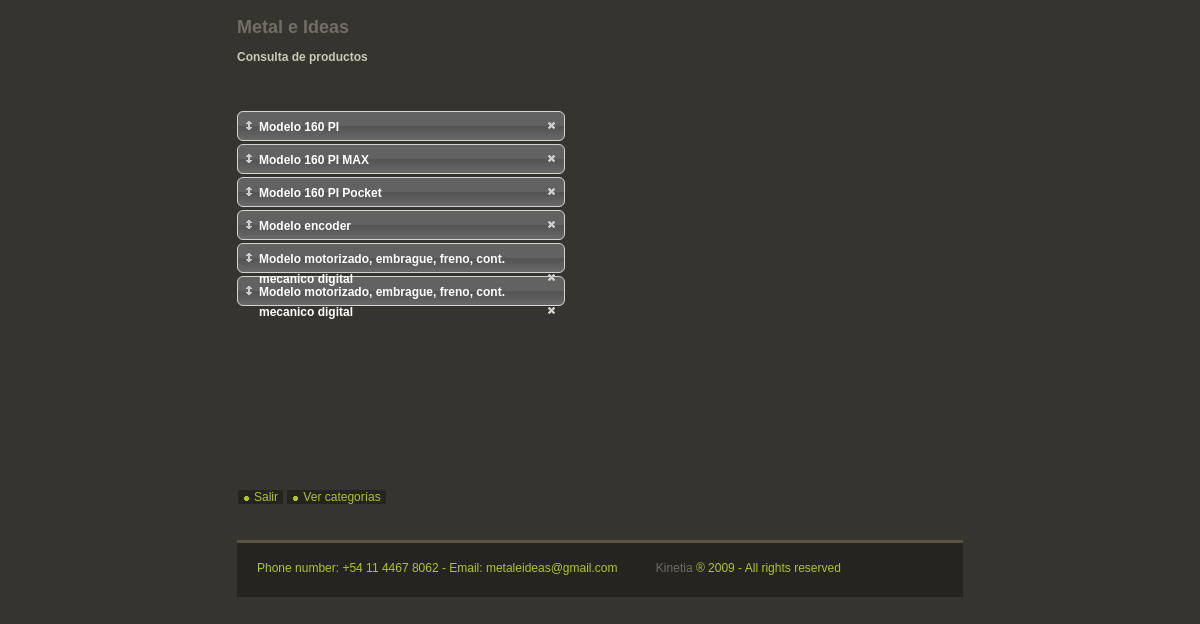
Screenshot of /producto_consulta.php?categoria_id=1 with the database file from the repository.
### tables this page shows
CREATE TABLE `productos` (
	`producto_id` INT NOT NULL AUTO_INCREMENT , 
	`nombre_foto` varchar(150) NOT NULL default '',
	`titulo` varchar(150) NOT NULL default '',
	`orden` INT NOT NULL,
	`categoria_id` INT NOT NULL,
	PRIMARY KEY ( `producto_id` ),
	FOREIGN KEY ( `categoria_id` ) REFERENCES `categorias` (`categoria_id`)
);

### producto_select.php (the view, shortened to what this page needs)
<?php
	if(isset($_REQUEST['categoria_id'])) {
		$categoria_id = htmlentities($_REQUEST['categoria_id']);
		$query = 'SELECT * FROM `productos` WHERE `categoria_id` = ' . $categoria_id . ' ORDER BY `orden` ASC';
		$result = mysql_query($query) or die(mysql_error());
		while($row = mysql_fetch_array($result)) {
			echo '<li class="ui-state-default ui-corner-top ui-corner-bottom" id="producto_' . $row['producto_id'] . '"><span class="ui-icon ui-icon-arrowthick-2-n-s fl_left list-icon"></span>' . utf8_encode($row['titulo']) . '<span onclick="borrar(' . $row['producto_id'] . ')" class="cursor-pointer ui-icon ui-icon-close fl_right"></span></li>';
		}
	}
	else {
		echo '<div class="mensajeErr">Elija primero una categoria, por favor</div>';
	}
?>

### css/style.css (style rules this page uses)
body { margin:0px; padding:0px; background:#36342F }
ul li { color:#606363; padding-left:11px; line-height:20px }
span { color:#AFC61D }
.fl_left { float:left; }
.fl_right { float:right; width: 495px; }
#sortable li { margin: 0 0 3px; text-align: left !important; padding: 5px 5px 5px 21px; font-size: 12px !important; font-family: Helvetica,Arial sans-serif !important; color: #ffffff !important; border: 1px solid #D3D3D3; height: 18px; width: 300px; list-style: none outside none; }
#sortable li span.list-icon { margin-left: -18px; position: relative; }

### rows the page displays
productos: titulo "Modelo 160 PI"
productos: titulo "Modelo 160 PI MAX"
productos: titulo "Modelo 160 PI Pocket"
productos: titulo "Modelo encoder"
productos: titulo "Modelo motorizado, embrague, freno, cont. mecanico digital"
productos: titulo "Modelo motorizado, embrague, freno, cont. mecanico digital"
